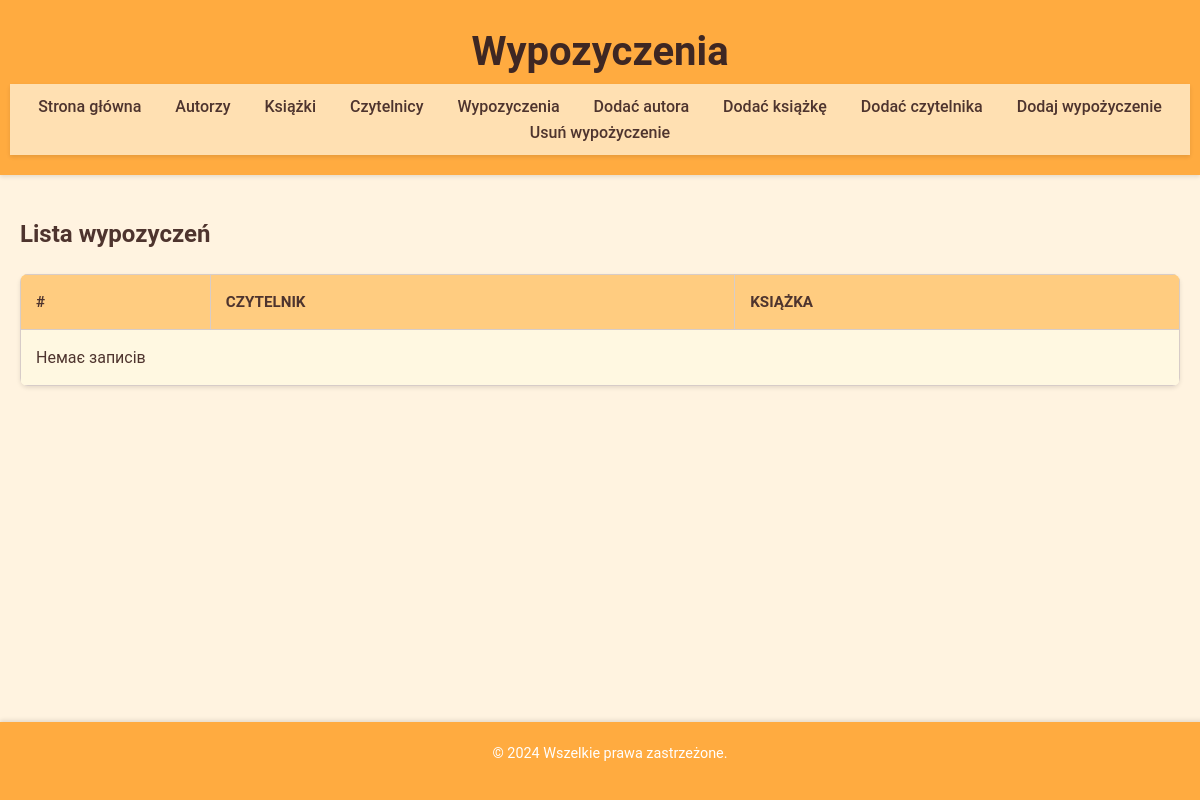
Before: /wypozyczenia.php with the older database file.
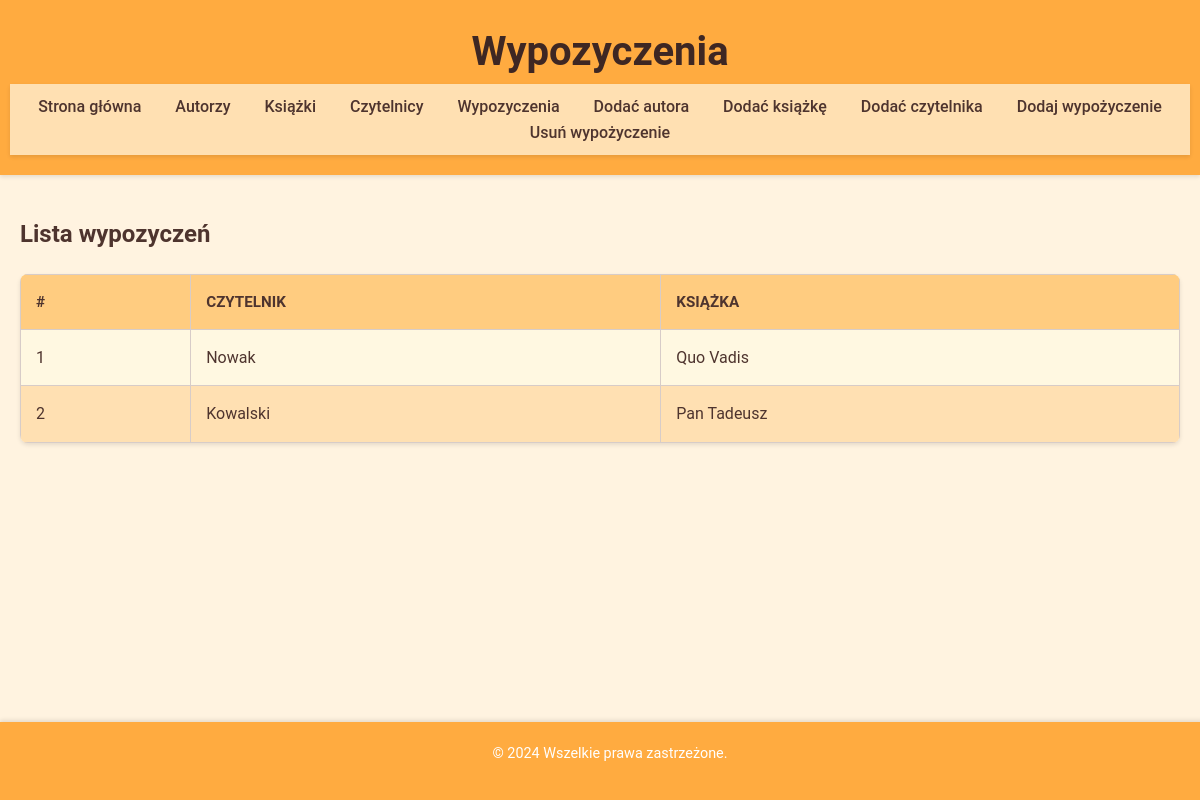
After: the same page with the newer database file.
### tables this page shows
CREATE TABLE wypozyczenie (
    id INT AUTO_INCREMENT PRIMARY KEY,
    czytelnik_id INT,
    ksiazka_id INT,
    FOREIGN KEY (czytelnik_id) REFERENCES czytelnik(id),
    FOREIGN KEY (ksiazka_id) REFERENCES ksiazka(id)
);

CREATE TABLE czytelnik (
    id INT AUTO_INCREMENT PRIMARY KEY,
    nazwisko VARCHAR(100) NOT NULL,
    ulica_id INT,
    ulica_numer VARCHAR(10),
    mieszkanie_numer VARCHAR(10),
    FOREIGN KEY (ulica_id) REFERENCES ulica(id)
);

CREATE TABLE ksiazka (
    id INT AUTO_INCREMENT PRIMARY KEY,
    tytul VARCHAR(200) NOT NULL,
    autor_id INT,
    wydawca_id INT,
    rok_wydania YEAR,
    tematyka_id INT,
    FOREIGN KEY (autor_id) REFERENCES autor(id),
    FOREIGN KEY (wydawca_id) REFERENCES wydawca(id),
    FOREIGN KEY (tematyka_id) REFERENCES tematyka(id)
);

### wypozyczenia.php (the view, shortened to what this page needs)
<?php include 'baza.php'; ?>
<!DOCTYPE html>
<html lang="pl">
<head>
    <link rel="stylesheet" href="style.css">
</head>
<body>
    <header>
        <h1>Wypozyczenia</h1>
        <nav>
            <a href="startBiblioteka.php">Strona główna</a>
            <a href="autorzy.php">Autorzy</a>
            <a href="ksiazki.php">Książki</a>
            <a href="czytelnicy.php">Czytelnicy</a>
            <a href="wypozyczenia.php">Wypozyczenia</a>
            <a href="addAutor.php">Dodać autora</a>
            <a href="addKsiazka.php">Dodać książkę</a>
            <a href="addCzytelnik.php">Dodać czytelnika</a>
            <a href="addWypozycelnika.php">Dodaj wypożyczenie</a>
            <a href="returnBook.php">Usuń wypożyczenie</a>
        </nav>
    </header>
    <main>
        <h2>Lista wypozyczeń</h2>
        <table>
            <thead>
                <tr>
                    <th>#</th>
                    <th>Czytelnik</th>
                    <th>Książka</th>
                </tr>
            </thead>
            <tbody>
                <?php
                $result = $conn->query("SELECT w.id, c.nazwisko AS czytelnik, k.tytul AS ksiazka
                                        FROM wypozyczenie w
                                        JOIN czytelnik c ON w.czytelnik_id = c.id
                                        JOIN ksiazka k ON w.ksiazka_id = k.id");
                if ($result->num_rows > 0) {
                    while ($row = $result->fetch_assoc()) {
                        echo "<tr>
                                <td>" . htmlspecialchars($row['id']) . "</td>
                                <td>" . htmlspecialchars($row['czytelnik']) . "</td>
                                <td>" . htmlspecialchars($row['ksiazka']) . "</td>
                              </tr>";
                    }
                } else {
                    echo "<tr><td colspan='3'>Немає записів</td></tr>";
                }
                ?>
            </tbody>
        </table>
    </main>
    <footer>
        <p>© 2024 Wszelkie prawa zastrzeżone.</p>
    </footer>
</body>
</html>

Changed rows visible on the page:
added wypozyczenie: id "1", czytelnik.nazwisko "Nowak", ksiazka.tytul "Quo Vadis"
added wypozyczenie: id "2", czytelnik.nazwisko "Kowalski", ksiazka.tytul "Pan Tadeusz"
Other visible differences:
text no longer shown: "Немає записів"
